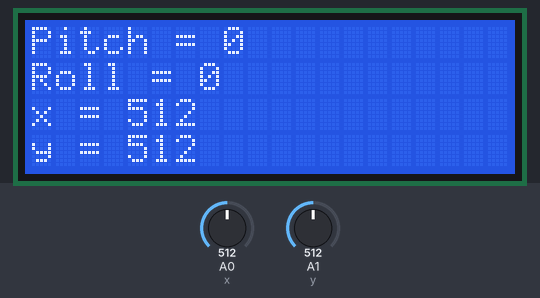
The sketch below on a simulated Arduino Uno, built with avr-gcc and run on an emulated ATmega328P. On the bench: 20×4 character LCD. The test bench sets the inputs (shaded band); at power-on: A0 (x) = 512, A1 (y) = 512.

Above: at 1.2 s.
1.3 s: A0 (x) set to 110
At 2.5 s:
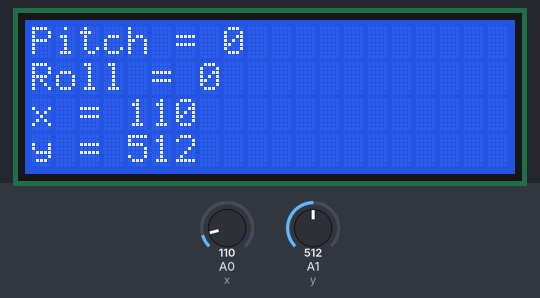
2.8 s: A0 (x) set to 91
At 3.4 s:
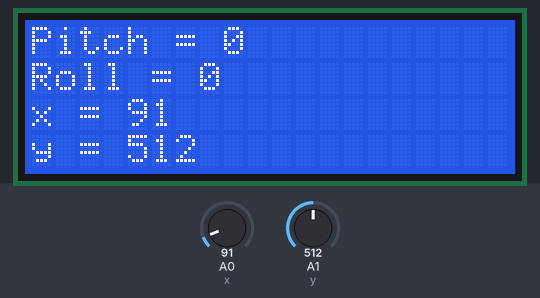
4.3 s: A1 (y) set to 107
At 5.1 s:
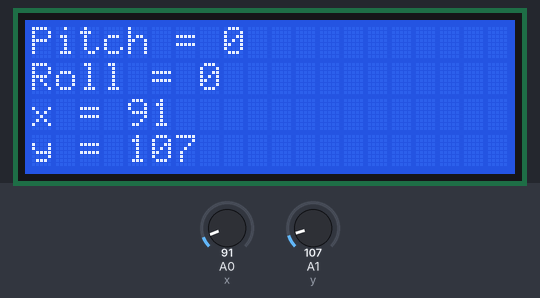
5.8 s: A1 (y) set to 90
At 7.0 s:
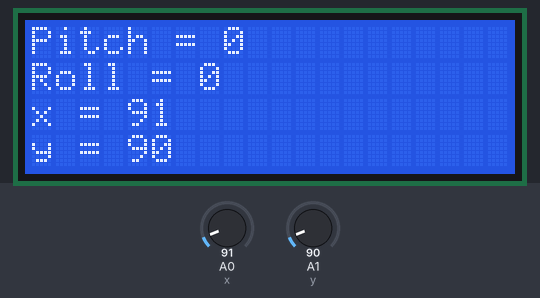
7.3 s: A0 (x) set to 122
At 7.9 s:
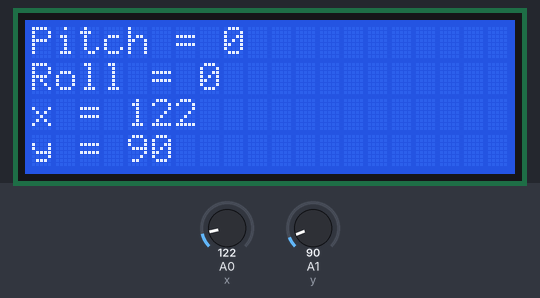
8.8 s: A1 (y) set to 11
At 9.7 s:
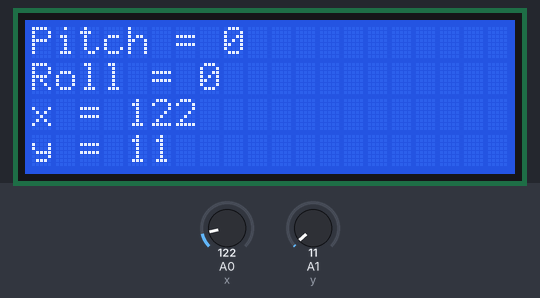
10.3 s: A1 (y) set to 8
Timing chart, 0 to 12.8 s (numbered marks = the images above; inputs shaded):
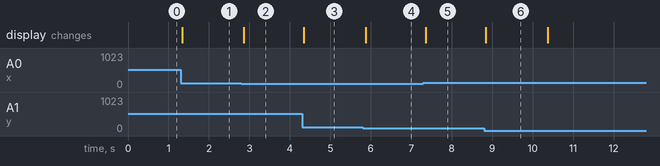

The sketch:

Project.ino
```cpp
#include <LiquidCrystal_I2C.h>
#include <Adafruit_MPU6050.h>
#include <Wire.h>
LiquidCrystal_I2C lcd(0x27,20,4);
Adafruit_MPU6050 mpu;
int x = A0;
int y = A1;
void setup() {
  lcd.init();
  lcd.backlight();
  mpu.begin();
  pinMode(x, INPUT);
  pinMode(y, INPUT);
}
sensors_event_t event;
void loop() {
  mpu.getAccelerometerSensor()->getEvent(&event);
  int X = analogRead(x);
  int Y = analogRead(y);
  lcd.setCursor(0,0);
  lcd.println("Pitch ="+String(event.acceleration.x/1,0));
  lcd.setCursor(0,1);
  lcd.println("Roll ="+String(event.acceleration.y/1,0));
  lcd.setCursor(0,2);
  lcd.println("x = "+String(X));
  lcd.setCursor(0,3);
  lcd.println("y = "+String(Y));

}
```

Measured:
- the behaviour switches between 100 and 99 on A0 (x) (found by bisection; images 1 and 2)
- the behaviour switches between 100 and 99 on A1 (y) (found by bisection; images 3 and 4)
- after the input at 1.3 s, the display: changes at once (image 1)
- after the input at 2.8 s, the display: changes after 0.06 s (image 2)
- after the input at 4.3 s, the display: changes after 0.05 s (image 3)
- after the input at 5.8 s, the display: changes after 0.07 s (image 4)
- after the input at 7.3 s, the display: changes after 0.06 s (image 5)
- after the input at 8.8 s, the display: changes at once (image 6)
